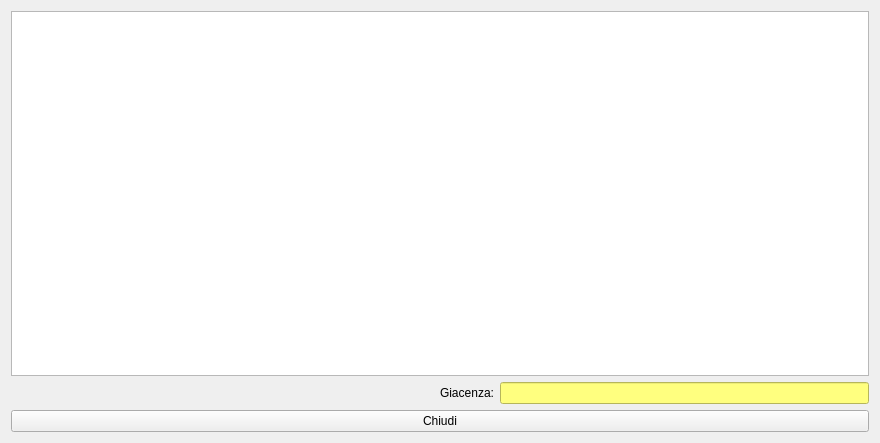
<?xml version="1.0" encoding="UTF-8"?>
<ui version="4.0">
 <class>HLotMovements</class>
 <widget class="QWidget" name="HLotMovements">
  <property name="windowModality">
   <enum>Qt::ApplicationModal</enum>
  </property>
  <property name="geometry">
   <rect>
    <x>0</x>
    <y>0</y>
    <width>880</width>
    <height>443</height>
   </rect>
  </property>
  <property name="windowTitle">
   <string>Movimenti lotto </string>
  </property>
  <layout class="QVBoxLayout" name="verticalLayout">
   <item>
    <widget class="QTableView" name="tvMovimentiLotto">
     <property name="editTriggers">
      <set>QAbstractItemView::NoEditTriggers</set>
     </property>
     <property name="alternatingRowColors">
      <bool>true</bool>
     </property>
     <property name="selectionMode">
      <enum>QAbstractItemView::SingleSelection</enum>
     </property>
     <property name="selectionBehavior">
      <enum>QAbstractItemView::SelectRows</enum>
     </property>
    </widget>
   </item>
   <item>
    <layout class="QHBoxLayout" name="horizontalLayout_2">
     <item>
      <spacer name="horizontalSpacer">
       <property name="orientation">
        <enum>Qt::Horizontal</enum>
       </property>
       <property name="sizeHint" stdset="0">
        <size>
         <width>45</width>
         <height>17</height>
        </size>
       </property>
      </spacer>
     </item>
     <item>
      <layout class="QHBoxLayout" name="horizontalLayout">
       <item>
        <widget class="QLabel" name="label">
         <property name="text">
          <string>Giacenza:</string>
         </property>
        </widget>
       </item>
       <item>
        <widget class="QLineEdit" name="leGiacenza">
         <property name="styleSheet">
          <string notr="true">background-color: rgb(255, 255, 127);</string>
         </property>
         <property name="readOnly">
          <bool>true</bool>
         </property>
        </widget>
       </item>
      </layout>
     </item>
    </layout>
   </item>
   <item>
    <widget class="QPushButton" name="pushButton">
     <property name="text">
      <string>Chiudi</string>
     </property>
     <property name="icon">
      <iconset resource="icons.qrc">
       <normaloff>:/Resources/Actions-window-close-icon.png</normaloff>:/Resources/Actions-window-close-icon.png</iconset>
     </property>
     <property name="iconSize">
      <size>
       <width>32</width>
       <height>32</height>
      </size>
     </property>
    </widget>
   </item>
  </layout>
 </widget>
 <resources>
  <include location="icons.qrc"/>
 </resources>
 <connections/>
</ui>
